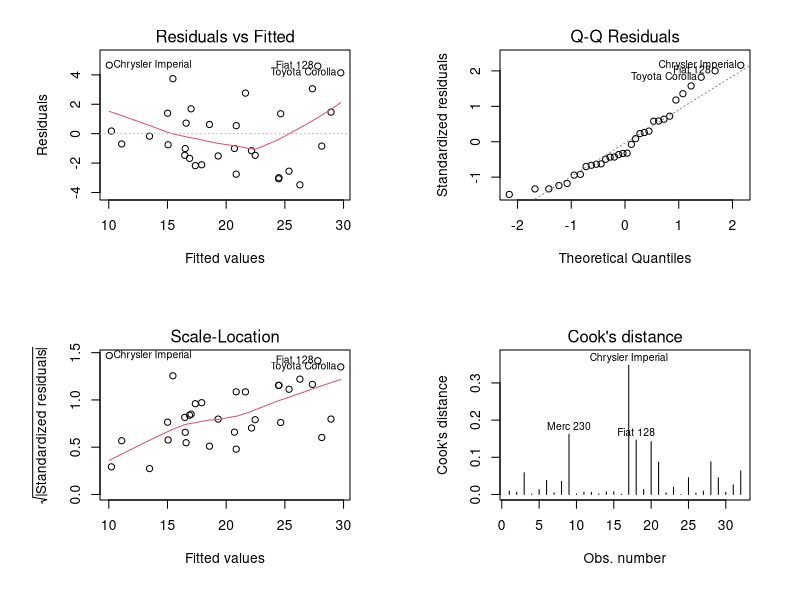

Source code (R):
## ---- chunk 1
fit.lm<-lm(mpg~.,data=mtcars)
lm.coef<-summary(fit.lm)$coef
lm.coef[,4]
## ---- chunk 2
fit.lm<-step(fit.lm,direction="backward")
## ---- chunk 3
summary(fit.lm)$coef
## ---- chunk 4
mycars<-mtcars[,c(1,6,7,9)]
mycars$am<-as.factor(mycars$am)
fit.lm<-lm(mpg~.,data=mycars)
summary(fit.lm)
## ---- chunk 5
par(oma=c(0,0,0,0),mai=c(1,1,.5,.5),mfrow=c(2,2));
plot(fit.lm,which=1)
plot(fit.lm,which=2)
plot(fit.lm,which=3)
plot(fit.lm,which=4)

#normality of residuals by shapiro test
fit.res<-residuals(fit.lm)
shapiro.test(fit.res)
